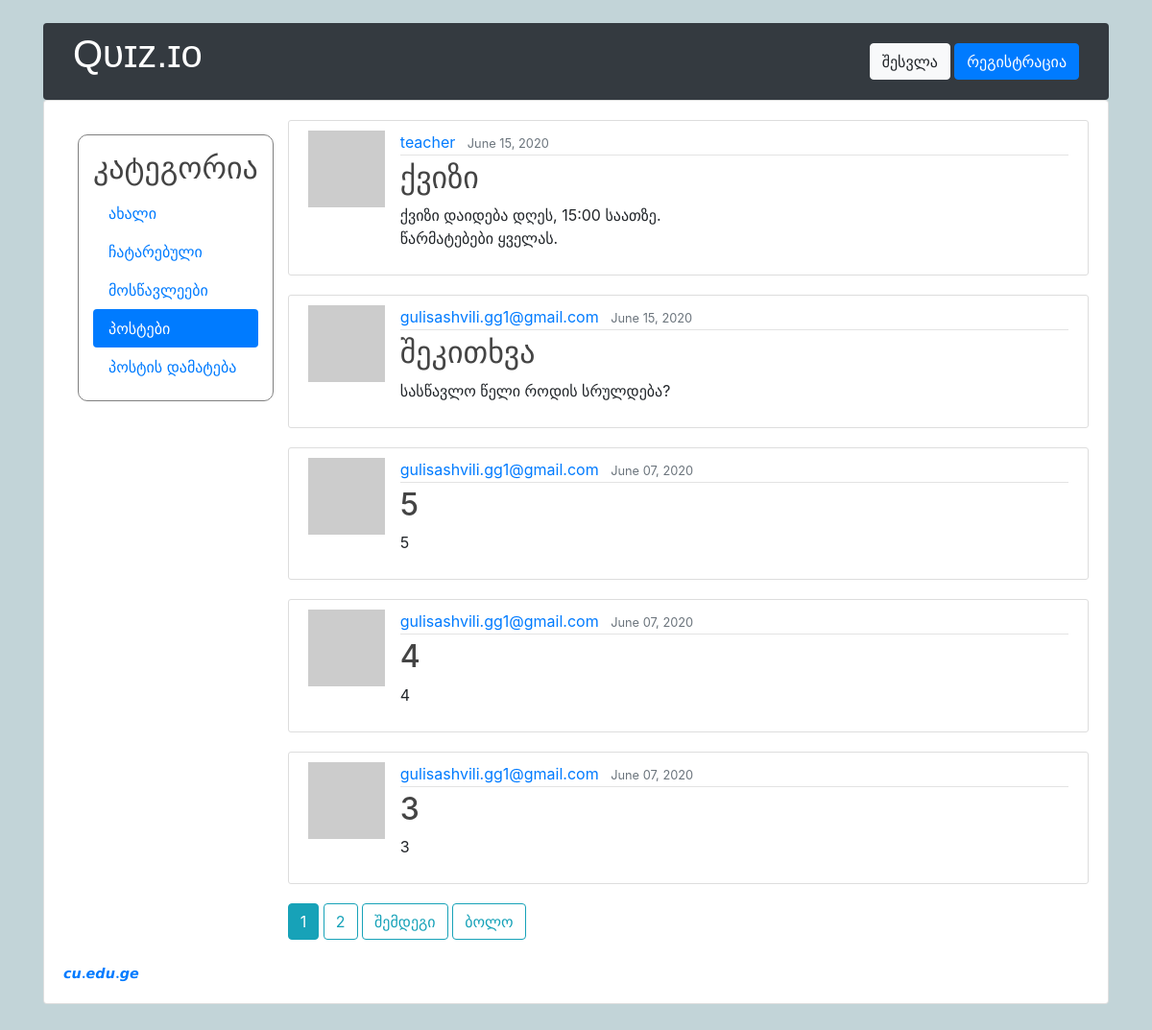
Page /post/ on the committed database.
### classroom/models.py (models this page shows, shortened)
class Post(models.Model):
    title = models.CharField("სათაური", max_length=100)
    content = models.TextField("პოსტი")
    date_posted = models.DateTimeField(default=timezone.now)
    author = models.ForeignKey(User, on_delete=models.CASCADE)

class User(AbstractUser):
    is_student = models.BooleanField(default=False)
    is_teacher = models.BooleanField(default=False)
    username = models.CharField(error_messages={'unique': 'მომხმარებლის სახელი დაკავებულია.'}, max_length=150, unique=True, verbose_name='მომხმარებლის სახელი')

### classroom/views/blog.py (the view)
# urls.py: path('post/', blog.PostListView.as_view(), name='blog-home'),
class PostListView(ListView):
    model = Post
    template_name = 'classroom/blog/homeBlog.html'
    context_object_name = 'posts'
    ordering = ['-date_posted']
    paginate_by = 5

### classroom/templatetags/quiz_extras.py (called while the page is built)
@register.filter
def gravatar_url(username, size=40):
    username_hash = hashlib.md5(username.lower().encode('utf-8')).hexdigest()
    return f"https://www.gravatar.com/avatar/{username_hash}?s={size}&d=identicon"

### classroom/templates/classroom/blog/homeBlog.html (shortened to what this page needs)
{% extends "base.html" %}
{% load quiz_extras %}
{% block content %}
    <div id = responsivediv>
    <div>
        {% if user.is_authenticated and user.is_teacher %}
            {% include 'classroom/teachers/_header.html' with active='post' %}
        {% else %}
            {% include 'classroom/students/_header.html' with active='post' %}
        {% endif %}
    </div>
    <div style="width: 100%">
    {% for post in posts %}
        <article class="media content-section">
            <img class="mr-3" src="{{ post.author.username|gravatar_url:50 }}"
                                     alt="{{ student.user.get_full_name }}">
            <div class="media-body">
                <div class="article-metadata">
                    <a class="mr-2" href="{% url 'user-posts' post.author.username %}">{{ post.author }}</a>
                    <small class="text-muted">{{ post.date_posted|date:"F d, Y" }}</small>
                </div>
                <h2><a class="article-title" href="{% url 'post-detail' post.id %}">{{ post.title }}</a></h2>
                <p class="article-content">{{ post.content }}</p>
            </div>
        </article>
    {% endfor %}
    {% if is_paginated %}
        {% for num in page_obj.paginator.page_range %}
            {% if page_obj.number == num %}
                <a href="?page={{ num }}" class="btn btn-info mb-4">{{ num }}</a>
            {% elif num > page_obj.number|add:'-3' and num < page_obj.number|add:'3' %}
                <a href="?page={{ num }}" class="btn btn-outline-info mb-4">{{ num }}</a>
            {% endif %}
        {% endfor %}
        {% if page_obj.has_next %}
            <a href="?page={{ page_obj.next_page_number }}" class=" btn btn-outline-info mb-4">შემდეგი</a>
            <a href="?page={{ page_obj.num_pages }}" class=" btn btn-outline-info mb-4">ბოლო</a>
        {% endif %}
    {% endif %}
{% endblock content %}

### static/css/main.css (style rules this page uses)
h1, h2, h3, h4, h5, h6 { color: #444444; }
.content-section { background: #ffffff; padding: 10px 20px; border: 1px solid #dddddd; border-radius: 3px; margin-bottom: 20px; }
.article-title { color: #444444; }
.article-content { white-space: pre-line; }
.article-metadata { padding-bottom: 1px; margin-bottom: 4px; border-bottom: 1px solid #e3e3e3 }

### static/css/students.css (style rules this page uses)
body { background-color: #c2d4d8; }
@media only screen and (min-width: 770px) { #responsivediv { display: flex; } }

### rows in the picture
Post: author "teacher", date_posted "June 15, 2020", title "ქვიზი", content "ქვიზი დაიდება დღეს, 15:00 საათზე. წარმატებები ყველას."
Post: author "gulisashvili.gg1@gmail.com", date_posted "June 15, 2020", title "შეკითხვა", content "სასწავლო წელი როდის სრულდება?"
Post: author "gulisashvili.gg1@gmail.com", date_posted "June 07, 2020", title "5", content "5"
Post: author "gulisashvili.gg1@gmail.com", date_posted "June 07, 2020", title "4", content "4"
Post: author "gulisashvili.gg1@gmail.com", date_posted "June 07, 2020", title "3", content "3"

### other values in the picture
{{ num }} "1"
{{ num }} "2"
